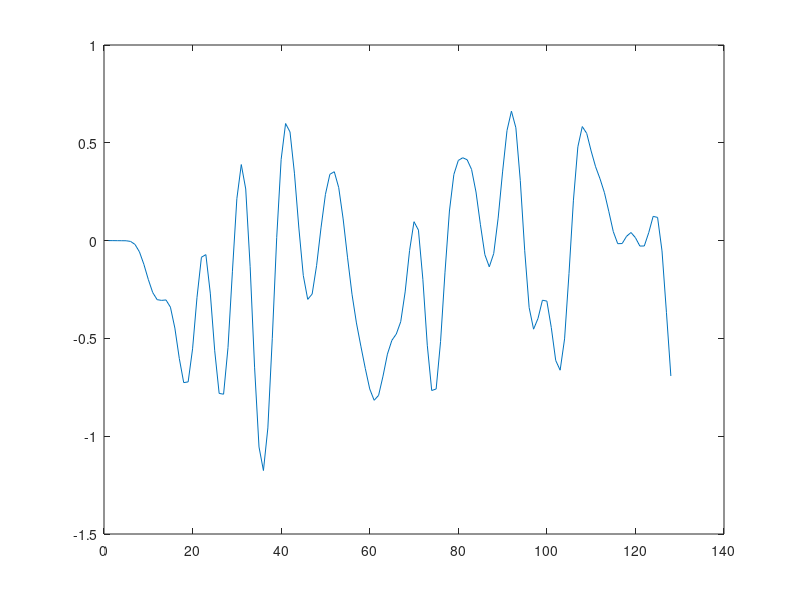
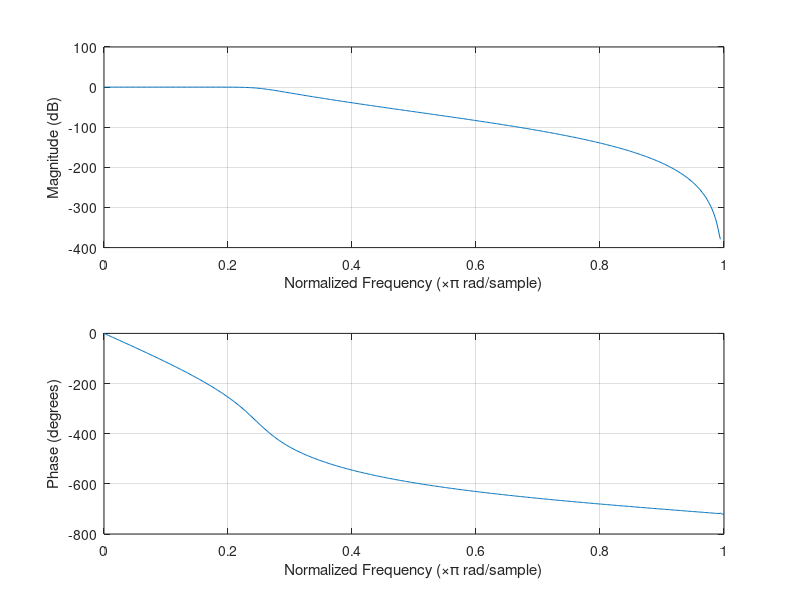
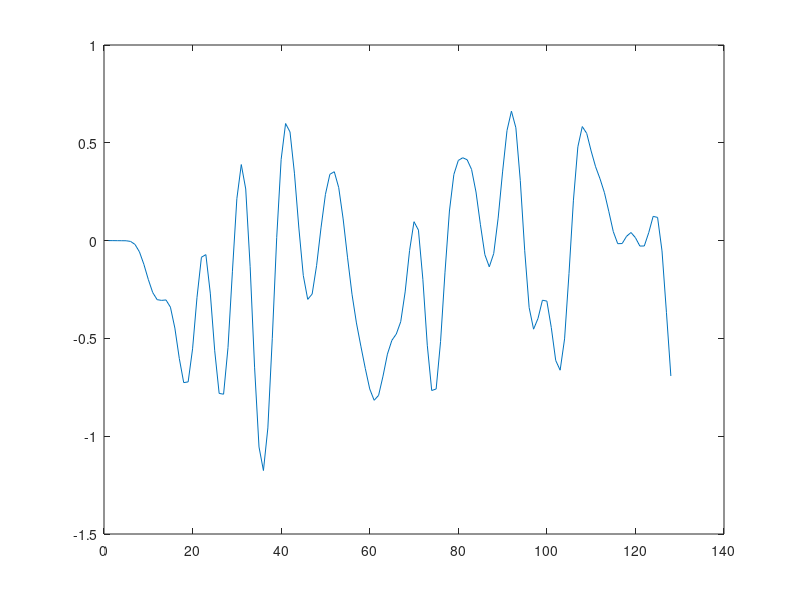

Here is the MATLAB script that generated these plots, in order:
%this script tests out Matlab code for a Direct Form II implementation
%of an IIR filter
clear
p = 8;
[b a] = butter(p, 0.25);%butter does Butterworth analog followed by BLT
xdat = randn(1,128);
%use filter function to check our code
figure(1)
y1 = filter(b, a, xdat);
plot(y1);
figure(2)
freqz(b,a);
%tapped delay line (ripple buffer):
w = zeros(1,p);

%main filtering loop
for n = 1:length(xdat)
    %shift tapped delay line
    w(2:p+1)= w(1:p); 
    w(1) = xdat(n) - w(2:p+1)*a(2:p+1)'; %this is the 1/A part
    y2(n) = w*b'; %this is the B part
end
figure(3)
plot(y2);
